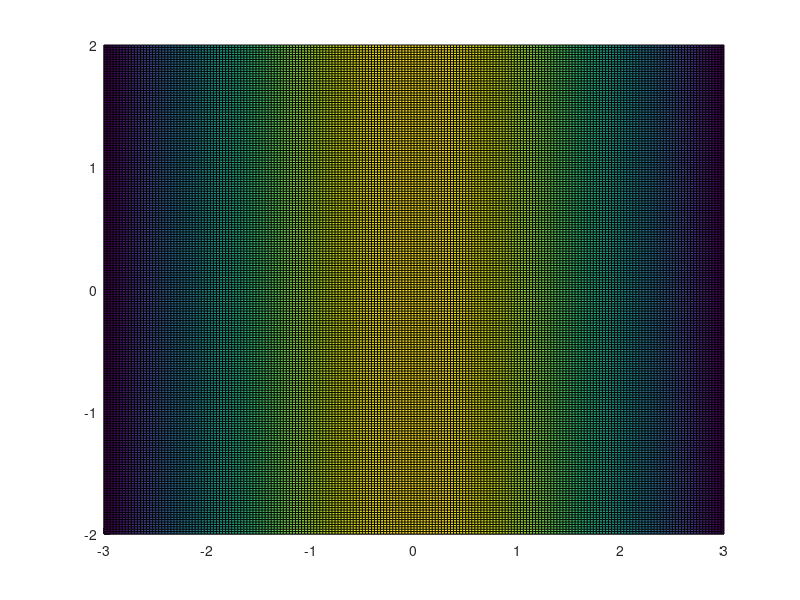

Write the MATLAB code that produced this figure.
function hybridModes
clc

a = 3; %width
b = 2; %height

freqMHz = 1250;
omega = 2*pi*freqMHz*1E6;
lambda = 300/freqMHz;
sigma = 0.01E8;
e0 = 8.85E-12;
ev = 5;
eh = 5;
ea = 1;

kv = e0*ev + sigma/(1i*2*pi*freqMHz*1E6);
kh = e0*eh + sigma/(1i*2*pi*freqMHz*1E6);
ka = e0*ea;

k = 2*pi/lambda;
kvn = kv/k;
khn = kh/k;

m = 1;
n = 0;

x = linspace(-a, a, 205);
y = linspace(-b, b, 205);
z = linspace(0, 1, 205);

[X, Y, Z] = meshgrid (x, y, z);

phix = pi/2;
if (rem(m, 2) == 0)
  phix = 0;
end

phiy = 0;
if (rem(n, 2) == 0)
  phiy = pi/2;
end

term1 = sin(m*pi/2/a .* X + phix);
term2 = cos(n*pi/2/b .* Y + phiy);

Emn = term1.*term2;

betamn = sqrt(k^2 - (m*pi/2/a)^2 - (n*pi/2/b)^2);

term1 = 1/a * (m*pi/2/a/k)^2 * real((kvn/sqrt(kvn-1)));
term2 = 1/b * (n*pi/2/b/k)^2 * real((1/sqrt(khn-1)));
alphamn = term1 * term2;

decay = exp(-(alphamn + 1i*betamn).*Z);

E11 = Emn.*decay;

%surf (squeeze(X(:,:,:)), squeeze(Y(:,:,:)), squeeze(Z(:,:,:)), squeeze(abs(E11(:,:,:))));
surf (squeeze(X(:,:,1)), squeeze(Y(:,:,1)), squeeze(Z(:,:,1)), squeeze(abs(E11(:,:,1))));
view (2)
%surf (squeeze(X(:,100,:)), squeeze(Y(:,100,:)), squeeze(Z(:,100,:)), squeeze(real(E11(:,100,:))));
%view (90,0)

%figure
%surf (squeeze(X(:,100,:)), squeeze(Y(:,100,:)), squeeze(Z(:,100,:)), squeeze(abs(decay(:,100,:))));
%title ('decay')
%view (90,0)

